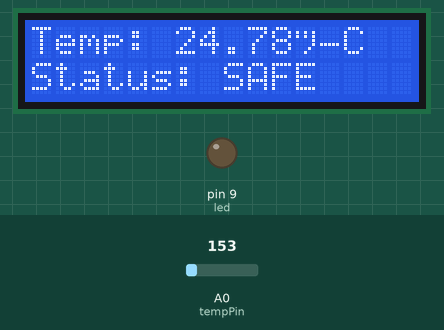
Bench run of a sketch on a simulated Arduino Uno, built with avr-gcc and run on an emulated ATmega328P. Shown: 16×2 character LCD, output pins drawn as LEDs (lit = HIGH). The inputs (shaded band) are chosen by the test bench; at power-on: A0 (tempPin) = 153.

Above: at 1.2 s.
1.3 s: A0 (tempPin) set to 165
At 2.1 s:
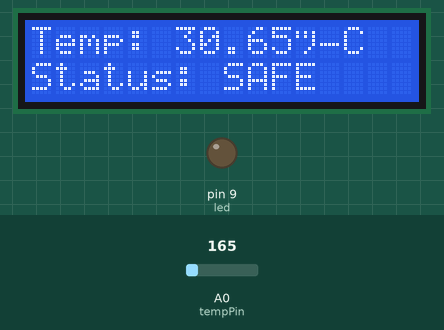
3.0 s: A0 (tempPin) set to 175
At 3.8 s:
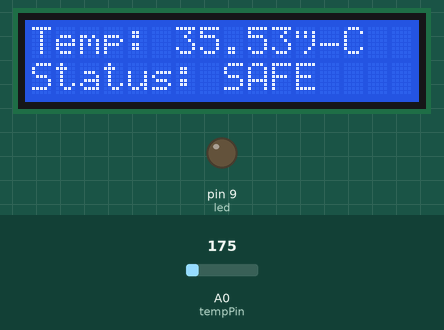
4.5 s: A0 (tempPin) set to 191
At 5.5 s:
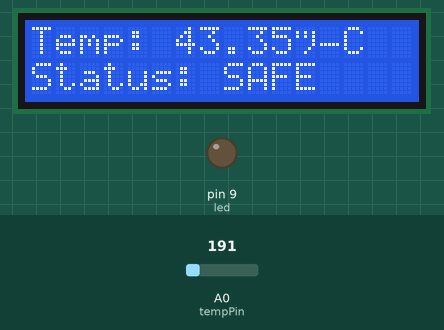
Timing chart, 0 to 7.5 s (numbered marks = the images above; inputs shaded):
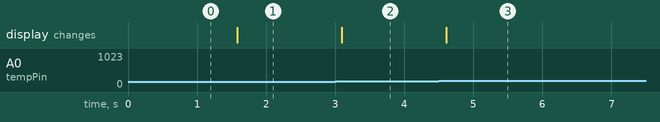

The sketch:

fire_alarm_system1.ino
```cpp
#include <LiquidCrystal.h>

LiquidCrystal lcd(12, 11, 5, 4, 3, 2);

int tempPin = A0;
int buzzer = 10;
int led=9;

void setup()
{
  lcd.begin(16, 2);
  pinMode(buzzer, OUTPUT);
  pinMode(led,OUTPUT);
}

void loop()
{
  int value = analogRead(tempPin);

  float voltage = value * (5.0 / 1023.0);

  float tempC = (voltage - 0.5) * 100;

  lcd.setCursor(0,0);
  lcd.print("Temp: ");
  lcd.print(tempC);
  //lcd.print((char)223);
  lcd.print("°C   ");

  lcd.setCursor(0,1);

  if(tempC > 80)
  {
    lcd.print("FIRE ALERT!!!");
    digitalWrite(buzzer, HIGH);
    digitalWrite(led,HIGH);
    tone(buzzer,3000);

}

  else
  {
    lcd.print("Status: SAFE ");
    digitalWrite(buzzer, LOW);
    noTone(10);
    digitalWrite(led,LOW);

  }

  delay(500);
}
```

Measured:
- after the input at 1.3 s, the display: changes after 0.28 s (image 1)
- after the input at 3.0 s, the display: changes after 0.10 s (image 2)
- after the input at 4.5 s, the display: changes after 0.11 s (image 3)
